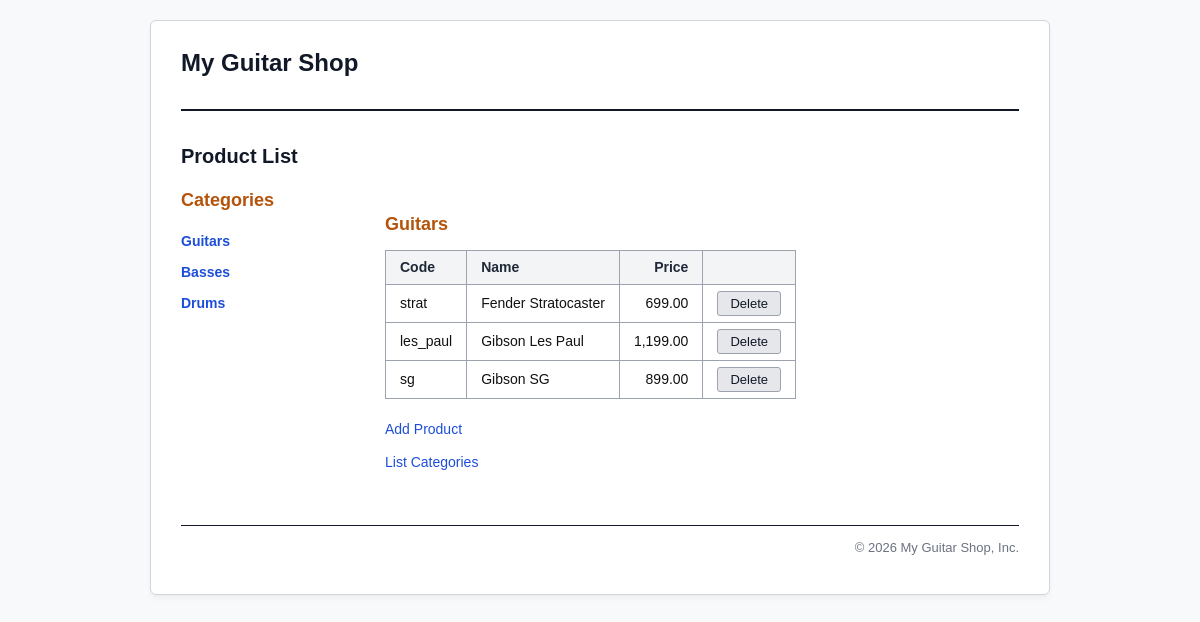
The app's page /product_manager/index.php?action=list_products with its own data.
### tables this page shows
CREATE TABLE IF NOT EXISTS categories (
    categoryID    INT             NOT NULL AUTO_INCREMENT,
    categoryName  VARCHAR(255)    NOT NULL,
    PRIMARY KEY (categoryID)
);

CREATE TABLE IF NOT EXISTS products (
    productID     INT             NOT NULL AUTO_INCREMENT,
    categoryID    INT             NOT NULL,
    productCode   VARCHAR(10)     NOT NULL,
    productName   VARCHAR(255)    NOT NULL,
    listPrice     DECIMAL(10,2)   NOT NULL,
    PRIMARY KEY (productID),
    FOREIGN KEY (categoryID) REFERENCES categories(categoryID)
);

### model/category_db.php (called while the page is built, shortened)
<?php
function get_categories() {
    global $db;
    $query = 'SELECT * FROM categories
              ORDER BY categoryID';
    $statement = $db->prepare($query);
    $statement->execute();
    $categories = $statement->fetchAll();
    return $categories;
}
function get_category_name($category_id) {
    global $db;
    $query = 'SELECT * FROM categories
              WHERE categoryID = :category_id';
    $statement = $db->prepare($query);
    $statement->bindValue(':category_id', $category_id);
    $statement->execute();
    $category = $statement->fetch();
    $category_name = $category ? $category['categoryName'] : '';
    return $category_name;
}
?>

### model/product_db.php (called while the page is built, shortened)
<?php
function get_products_by_category($category_id) {
    global $db;
    $query = 'SELECT * FROM products
              WHERE products.categoryID = :category_id
              ORDER BY productID';
    $statement = $db->prepare($query);
    $statement->bindValue(':category_id', $category_id);
    $statement->execute();
    $products = $statement->fetchAll();
    return $products;
}
?>

### product_manager/product_list.php (the view, shortened to what this page needs)
<?php include '../view/header.php'; ?>
<main>
    <h1>Product List</h1>
    <div class="clearfix">
        <aside>
            <h2>Categories</h2>
            <nav>
                <ul>
                    <?php foreach ($categories as $category) : ?>
                    <li>
                        <a href="?action=list_products&amp;category_id=<?php echo $category['categoryID']; ?>">
                            <?php echo htmlspecialchars($category['categoryName']); ?>
                        </a>
                    </li>
                    <?php endforeach; ?>
                </ul>
            </nav>
        </aside>
        <section>
            <h2><?php echo htmlspecialchars($category_name); ?></h2>
            <table>
                <tr>
                    <th>Code</th>
                    <th>Name</th>
                    <th class="right">Price</th>
                    <th>&nbsp;</th>
                </tr>
                <?php if (empty($products)) : ?>
                <tr>
                    <td colspan="4" style="text-align: center; color: #6b7280;">No products in this category.</td>
                </tr>
                <?php else : ?>
                <?php foreach ($products as $product) : ?>
                <tr>
                    <td><?php echo htmlspecialchars($product['productCode']); ?></td>
                    <td><?php echo htmlspecialchars($product['productName']); ?></td>
                    <td class="right"><?php echo number_format($product['listPrice'], 2); ?></td>
                    <td>
                        <form action="index.php" method="post" onsubmit="return confirm('Bạn có chắc chắn muốn xóa sản phẩm này?');">
                            <input type="submit" value="Delete" class="btn-delete">
                        </form>
                    </td>
                </tr>
                <?php endforeach; ?>
                <?php endif; ?>
            </table>
            <p><a href="?action=show_add_form">Add Product</a></p>
            <p><a href="?action=list_categories">List Categories</a></p>
        </section>
    </div>
</main>
<?php include '../view/footer.php'; ?>

### product_manager/index.php (shortened to what this page needs)
<?php
require('../model/database.php');
require('../model/product_db.php');
require('../model/category_db.php');
$action = filter_input(INPUT_POST, 'action');
if ($action == NULL) {
    $action = filter_input(INPUT_GET, 'action');
}
if ($action == 'list_products') {
    $category_id = filter_input(INPUT_GET, 'category_id',
            FILTER_VALIDATE_INT);
    if ($category_id == NULL || $category_id == FALSE) {
        $category_id = 1;
    }
    $category_name = get_category_name($category_id);
    $categories = get_categories();
    $products = get_products_by_category($category_id);
    include('product_list.php');
} else if ($action == 'delete_product') {
    $product_id = filter_input(INPUT_POST, 'product_id',
            FILTER_VALIDATE_INT);
    $category_id = filter_input(INPUT_POST, 'category_id',
            FILTER_VALIDATE_INT);
    if ($category_id == NULL || $category_id == FALSE ||
            $product_id == NULL || $product_id == FALSE) {
        $error = "Missing or incorrect product id or category id.";
        include('../errors/error.php');
    } else {
        delete_product($product_id);
        header("Location: .?action=list_products&category_id=$category_id");
    }
} else if ($action == 'show_add_form') {
    $categories = get_categories();
    include('product_add.php');
} else if ($action == 'add_product') {
    $category_id = filter_input(INPUT_POST, 'category_id',
            FILTER_VALIDATE_INT);
    $code = filter_input(INPUT_POST, 'code');
    $name = filter_input(INPUT_POST, 'name');
    $price = filter_input(INPUT_POST, 'price', FILTER_VALIDATE_FLOAT);
    if ($category_id == NULL || $category_id == FALSE || $code == NULL ||
            $name == NULL || $price == NULL || $price == FALSE) {
        $error = "Invalid product data. Check all fields and try again.";
        include('../errors/error.php');
    } else {
        add_product($category_id, $code, $name, $price);
        header("Location: .?action=list_products&category_id=$category_id");
    }
} else if ($action == 'list_categories') {
    $categories = get_categories();
    include('category_list.php');
} else if ($action == 'add_category') {
    $name = filter_input(INPUT_POST, 'name');
    if ($name == NULL || trim($name) === '') {
        $error = "Invalid category name. Check name and try again.";
        include('../errors/error.php');
    } else {
        add_category($name);
        header('Location: .?action=list_categories');
    }
} else if ($action == 'delete_category') {
    $category_id = filter_input(INPUT_POST, 'category_id',
            FILTER_VALIDATE_INT);
    if ($category_id == NULL || $category_id == FALSE) {
        $error = "Missing or incorrect category id.";
        include('../errors/error.php');
    } else {
        delete_category($category_id);
        header('Location: .?action=list_categories');
    }
} else if ($action == 'show_edit_category') {
    $category_id = filter_input(INPUT_POST, 'category_id', FILTER_VALIDATE_INT);
    if ($category_id == NULL || $category_id == FALSE) {
        $category_id = filter_input(INPUT_GET, 'category_id', FILTER_VALIDATE_INT);
    }
    $edit_category = get_category($category_id);
    $categories = get_categories();
    include('category_list.php');
} else if ($action == 'update_category') {
    $category_id = filter_input(INPUT_POST, 'category_id', FILTER_VALIDATE_INT);
    $name = filter_input(INPUT_POST, 'name');
    if ($category_id == NULL || $category_id == FALSE || $name == NULL || trim($name) === '') {
        $error = "Invalid category data. Check name and try again.";
        include('../errors/error.php');
    } else {
        update_category($category_id, $name);
        header('Location: .?action=list_categories');
    }
}
?>

### view/header.php (shortened to what this page needs)
<?php
if (!isset($app_path)) {
    $app_path = '/Lab-3/';
}
?>
<!DOCTYPE html>
<html lang="vi">
<head>
    <link rel="stylesheet" type="text/css" href="<?php echo $app_path; ?>main.css">
</head>
<body>
<div class="wrapper">
    <header>
        <h1>My Guitar Shop</h1>
    </header>

### view/footer.php
    <footer>
        <p class="copyright">
            &copy; <?php echo date("Y"); ?> My Guitar Shop, Inc.
        </p>
    </footer>
</div>
</body>
</html>

### main.css (style rules this page uses)
* { margin: 0; padding: 0; box-sizing: border-box; }
body { font-family: Arial, Helvetica, sans-serif; font-size: 14px; background-color: #f7f9fa; color: #111; line-height: 1.5; }
.wrapper { max-width: 900px; margin: 20px auto; background: #ffffff; border: 1px solid #d1d5db; border-radius: 6px; padding: 24px 30px; box-shadow: 0 4px 6px -1px rgba(0, 0, 0, 0.05); }
header { border-bottom: 2px solid #111827; padding-bottom: 12px; margin-bottom: 20px; }
header h1 { font-size: 24px; font-weight: 700; color: #111827; }
main { padding: 10px 0; }
h1 { font-size: 20px; color: #111827; margin-bottom: 16px; }
h2 { font-size: 18px; font-weight: bold; color: #b45309; margin-top: 24px; margin-bottom: 12px; }
table { width: auto; min-width: 320px; border-collapse: collapse; margin-bottom: 20px; background-color: #ffffff; }
th, td { border: 1px solid #9ca3af; padding: 6px 14px; text-align: left; vertical-align: middle; }
th { background-color: #f3f4f6; font-weight: bold; color: #1f2937; }
td.right, th.right { text-align: right; }
form { margin: 0; }
input[type="submit"], button, .button { padding: 4px 12px; font-size: 13px; font-weight: 500; border: 1px solid #9ca3af; background: #e5e7eb; color: #111827; cursor: pointer; border-radius: 3px; transition: background 0.15s, border-color 0.15s; text-decoration: none; display: inline-block; }
.btn-delete { background-color: #fee2e2; color: #991b1b; border-color: #fca5a5; }
a { color: #1d4ed8; text-decoration: none; }
p { margin-bottom: 12px; }
aside { float: left; width: 180px; margin-right: 24px; }
aside h2 { margin-top: 0; }
aside ul { list-style-type: none; padding: 0; }
aside li { padding: 5px 0; }
aside li a { color: #1d4ed8; font-weight: 600; }
section { overflow: hidden; }
.clearfix::after { content: ""; clear: both; display: table; }
footer { border-top: 1px solid #111827; margin-top: 30px; padding-top: 12px; text-align: right; font-size: 13px; color: #6b7280; }

### records on screen
categories: categoryName "Guitars"
categories: categoryName "Basses"
categories: categoryName "Drums"
products: productCode "strat", productName "Fender Stratocaster", listPrice "699.00"
products: productCode "les_paul", productName "Gibson Les Paul", listPrice "1,199.00"
products: productCode "sg", productName "Gibson SG", listPrice "899.00"
